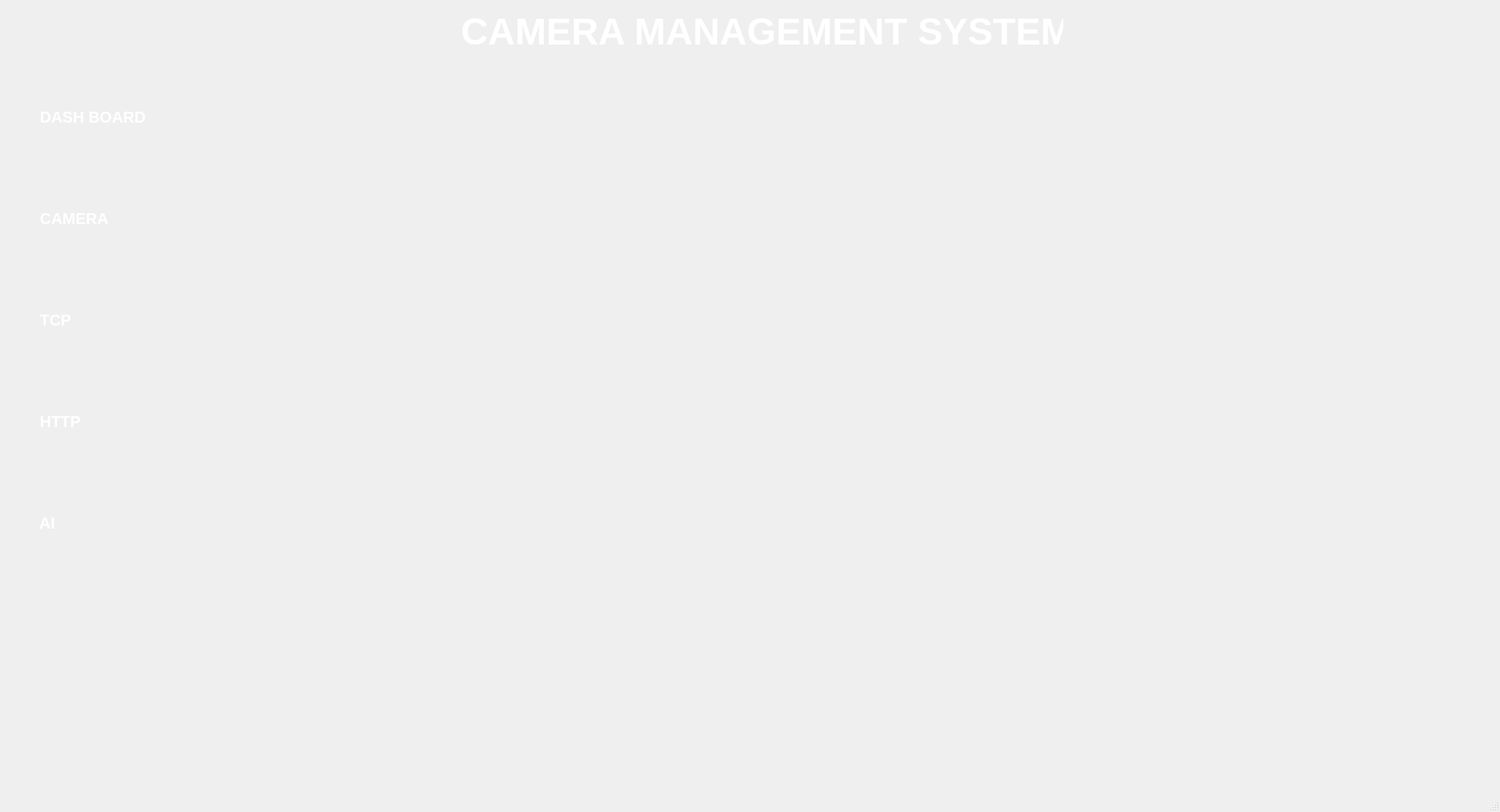
<?xml version="1.0" encoding="UTF-8"?>
<ui version="4.0">
 <class>MainWindow</class>
 <widget class="QMainWindow" name="MainWindow">
  <property name="geometry">
   <rect>
    <x>0</x>
    <y>0</y>
    <width>1920</width>
    <height>1040</height>
   </rect>
  </property>
  <property name="windowTitle">
   <string>Camera Management</string>
  </property>
  <property name="styleSheet">
   <string notr="true">/* Main Window Background */
QMainWindow {
    background: qlineargradient(spread:pad, x1:0, y1:0, x2:1, y2:1, 
                                stop:0 #1E1E2E, stop:1 #252836);
}

/* General Button Styling */
QPushButton {
	background: qlineargradient(spread:pad, x1:0, y1:0, x2:1, y2:0, 
                                stop:0 #007AFF, stop:1 #009FFF);
    border: none;
    padding: 12px 20px;
    font-size: 20px;
    font-weight: bold;
 	border-radius: 10px;
    color: white;
    min-width: 150px;
    text-align: left;
    padding-left: 10px;
}

/* Button Hover Effect */
QPushButton:hover {
    background: qlineargradient(spread:pad, x1:0, y1:0, x2:1, y2:0, 
                                stop:0 #66BFFF, stop:1 #80D5FF);
}

QPushButton:pressed {
    background: qlineargradient(spread:pad, x1:0, y1:0, x2:1, y2:0, 
                                stop:0 #007AFF, stop:1 #009FFF);
}

/* List Widgets */
QWidget#widget {
	background: qlineargradient(spread:pad, x1:0, y1:0, x2:1, y2:0, 
                                stop:0 #007AFF, stop:1 #009FFF);
	border-radius: 10px;
}
QWidget#widget_2 {
	background: none;
	
	border-radius: 10px;
}
</string>
  </property>
  <widget class="QWidget" name="centralwidget">
   <widget class="QStackedWidget" name="stackedWidget">
    <property name="geometry">
     <rect>
      <x>300</x>
      <y>100</y>
      <width>1585</width>
      <height>866</height>
     </rect>
    </property>
    <property name="minimumSize">
     <size>
      <width>1315</width>
      <height>800</height>
     </size>
    </property>
    <property name="styleSheet">
     <string notr="true"/>
    </property>
    <property name="frameShape">
     <enum>QFrame::NoFrame</enum>
    </property>
    <property name="lineWidth">
     <number>1</number>
    </property>
    <widget class="QWidget" name="page"/>
    <widget class="QWidget" name="page_3"/>
    <widget class="QWidget" name="page_2"/>
   </widget>
   <widget class="QWidget" name="layoutWidget">
    <property name="geometry">
     <rect>
      <x>30</x>
      <y>100</y>
      <width>231</width>
      <height>622</height>
     </rect>
    </property>
    <layout class="QVBoxLayout" name="verticalLayout">
     <property name="spacing">
      <number>30</number>
     </property>
     <property name="topMargin">
      <number>0</number>
     </property>
     <item>
      <widget class="QPushButton" name="http_page_2">
       <property name="minimumSize">
        <size>
         <width>180</width>
         <height>100</height>
        </size>
       </property>
       <property name="text">
        <string>  DASH BOARD</string>
       </property>
       <property name="icon">
        <iconset>
         <normaloff>../asset/images/icons8-dashboard-100.png</normaloff>../asset/images/icons8-dashboard-100.png</iconset>
       </property>
       <property name="iconSize">
        <size>
         <width>48</width>
         <height>36</height>
        </size>
       </property>
      </widget>
     </item>
     <item>
      <widget class="QPushButton" name="camera_page">
       <property name="minimumSize">
        <size>
         <width>180</width>
         <height>100</height>
        </size>
       </property>
       <property name="cursor">
        <cursorShape>ArrowCursor</cursorShape>
       </property>
       <property name="layoutDirection">
        <enum>Qt::LeftToRight</enum>
       </property>
       <property name="text">
        <string>  CAMERA</string>
       </property>
       <property name="icon">
        <iconset>
         <normaloff>../asset/images/cam.png</normaloff>../asset/images/cam.png</iconset>
       </property>
       <property name="iconSize">
        <size>
         <width>32</width>
         <height>32</height>
        </size>
       </property>
      </widget>
     </item>
     <item>
      <widget class="QPushButton" name="tcp_page">
       <property name="minimumSize">
        <size>
         <width>180</width>
         <height>100</height>
        </size>
       </property>
       <property name="font">
        <font>
         <pointsize>-1</pointsize>
         <bold>true</bold>
        </font>
       </property>
       <property name="text">
        <string>  TCP</string>
       </property>
       <property name="icon">
        <iconset>
         <normaloff>../asset/images/communication.png</normaloff>../asset/images/communication.png</iconset>
       </property>
       <property name="iconSize">
        <size>
         <width>32</width>
         <height>32</height>
        </size>
       </property>
      </widget>
     </item>
     <item>
      <widget class="QPushButton" name="http_page">
       <property name="minimumSize">
        <size>
         <width>180</width>
         <height>100</height>
        </size>
       </property>
       <property name="text">
        <string>  HTTP</string>
       </property>
       <property name="icon">
        <iconset>
         <normaloff>../asset/images/http.png</normaloff>../asset/images/http.png</iconset>
       </property>
       <property name="iconSize">
        <size>
         <width>48</width>
         <height>32</height>
        </size>
       </property>
      </widget>
     </item>
     <item>
      <widget class="QPushButton" name="model_page">
       <property name="minimumSize">
        <size>
         <width>180</width>
         <height>100</height>
        </size>
       </property>
       <property name="text">
        <string>  AI</string>
       </property>
       <property name="icon">
        <iconset>
         <normaloff>../asset/images/brain.png</normaloff>../asset/images/brain.png</iconset>
       </property>
       <property name="iconSize">
        <size>
         <width>38</width>
         <height>38</height>
        </size>
       </property>
      </widget>
     </item>
    </layout>
   </widget>
   <widget class="QLabel" name="label">
    <property name="geometry">
     <rect>
      <x>590</x>
      <y>10</y>
      <width>771</width>
      <height>61</height>
     </rect>
    </property>
    <property name="font">
     <font>
      <pointsize>36</pointsize>
      <bold>true</bold>
     </font>
    </property>
    <property name="styleSheet">
     <string notr="true">color: white;</string>
    </property>
    <property name="text">
     <string>CAMERA MANAGEMENT SYSTEM</string>
    </property>
   </widget>
  </widget>
  <widget class="QStatusBar" name="statusbar"/>
 </widget>
 <resources/>
 <connections/>
</ui>
